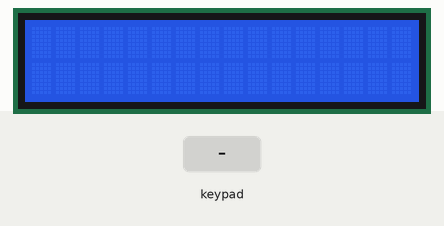
Recording of a sketch running on a simulated Arduino Uno, built with avr-gcc and run on an emulated ATmega328P. Parts: 16×2 character LCD. Inputs (shaded band) come from the test bench.

Above: at 1.2 s.
1.3 s: keypad keys 5 6 7 8 # pressed 0.4 s apart
At 3.2 s:
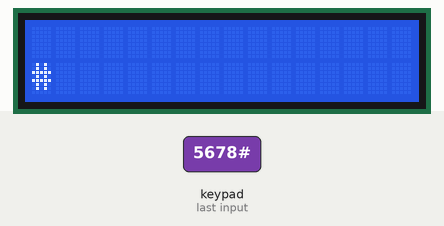
4.8 s: key '*' pressed
At 5.7 s:
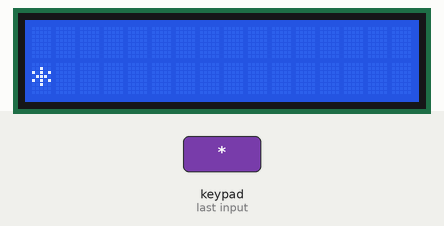
6.3 s: key '1' pressed
At 6.9 s:
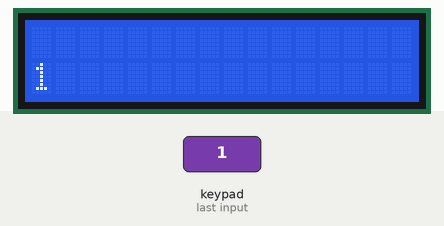
7.8 s: keypad keys 2 3 4 pressed 0.4 s apart
At 9.8 s:
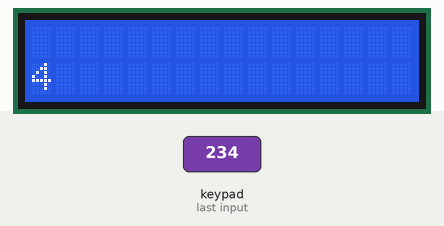
10.5 s: key '#' pressed
At 11.4 s:
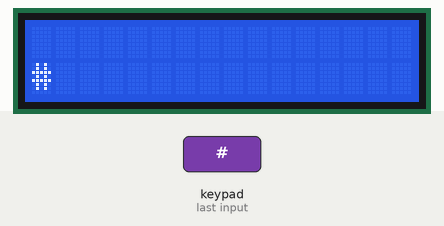
12.0 s: key '2' pressed
At 12.4 s:
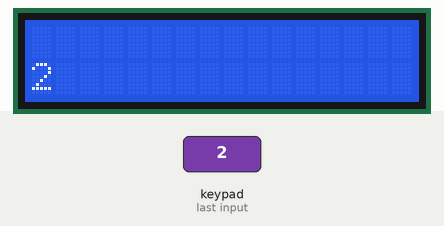
Timing chart, 0 to 14.5 s (numbered marks = the images above; inputs shaded):
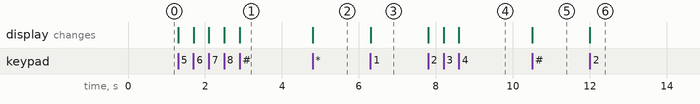

The sketch:

HelloKeypad.ino
```cpp
// include the library code:
#include <LiquidCrystal.h>
#include <Keypad.h>

// initialize the library by associating any needed LCD interface pin
// with the arduino pin number it is connected to
const int rs = A0, en = A1, d4 = A2, d5 = A3, d6 = A4, d7 = A5;
LiquidCrystal lcd(A0, A1, A2, A3, A4, A5);

const byte ROWS = 4; //four rows
const byte COLS = 3; //three columns
char keys[ROWS][COLS] = {
  {'1','2','3'},
  {'4','5','6'},
  {'7','8','9'},
  {'*','0','#'}
};
byte rowPins[ROWS] = {5, 6, 7, 8}; //connect to the row pinouts of the keypad
byte colPins[COLS] = {2, 3, 4}; //connect to the column pinouts of the keypad

Keypad keypad = Keypad( makeKeymap(keys), rowPins, colPins, ROWS, COLS );


void setup() {
  // set up the LCD's number of columns and rows:
  lcd.begin(16, 2);

}

void loop() {
  // set the cursor to column 0, line 1
  // (note: line 1 is the second row, since counting begins with 0):
  lcd.setCursor(0, 1);
  char key = keypad.getKey();

  if (key){
    lcd.print(key);
  }
}
```

Measured:
- after the input at 1.3 s, the display: first changes at once (image 1 shows a later state)
- after the input at 4.8 s, the display: changes at once (image 2)
- after the input at 6.3 s, the display: changes at once (image 3)
- after the input at 7.8 s, the display: first changes at once (image 4 shows a later state)
- after the input at 10.5 s, the display: changes at once (image 5)
- after the input at 12.0 s, the display: changes at once (image 6)
